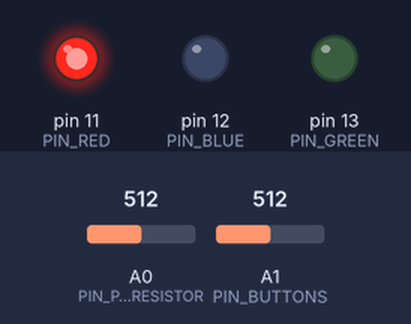
The sketch below on a simulated Arduino Uno, built with avr-gcc and run on an emulated ATmega328P. Shown: output pins drawn as LEDs (lit = HIGH). Inputs (shaded band) come from the test bench; at power-on: A0 (PIN_PHOTORESISTOR) = 512, A1 (PIN_BUTTONS) = 512.

Above: at 1.2 s.
1.3 s: A0 (PIN_PHOTORESISTOR) set to 502
2.8 s: A0 (PIN_PHOTORESISTOR) set to 474
At 3.6 s:
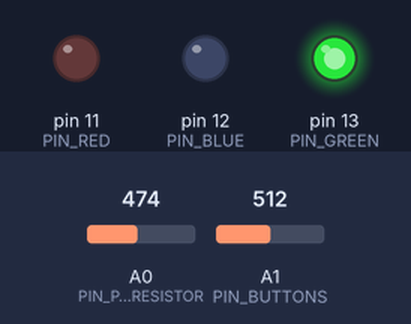
4.3 s: A0 (PIN_PHOTORESISTOR) set to 164
5.8 s: A0 (PIN_PHOTORESISTOR) set to 140
At 7.0 s:
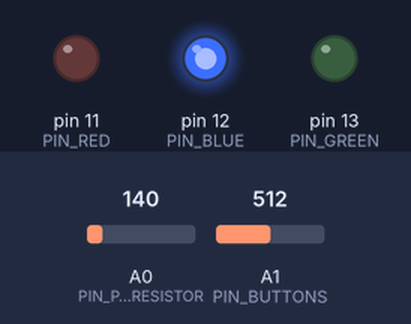
7.3 s: A0 (PIN_PHOTORESISTOR) set to 306
At 8.2 s:
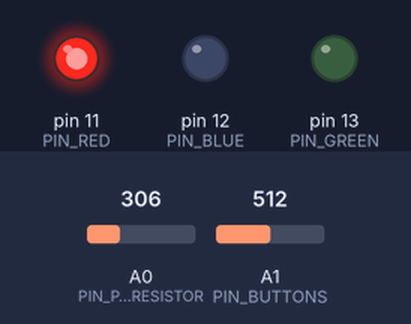
8.8 s: A0 (PIN_PHOTORESISTOR) set to 276
At 9.4 s:
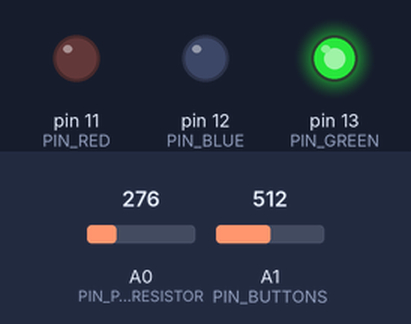
Timing chart, 0 to 11.3 s (numbered marks = the images above; inputs shaded):
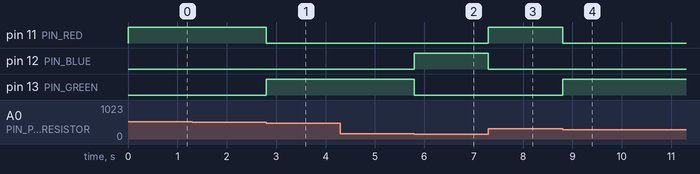

The sketch:

Analog_input_hysteresis.ino
```cpp
/*
 * INF471C - Connected Objects and the Internet of Things (IoT)
 * Arduino basics - Analog input
 * Ilja Tihhanovski
 *
 * Handling analog input using hysteresis to avoid reaction to signal bouncing around threshold.
 */


// Brightness thresholds defaults
#define THR_DARK_DEFAULT 150    // Dark threshold
#define THR_BRIGHT_DEFAULT 410  // Light threshold
#define THR_BORDER 20           // Threshold border for hysteresis

// Pins for LEDs
#define PIN_RED 11
#define PIN_BLUE 12
#define PIN_GREEN 13

#define PIN_PHOTORESISTOR A0
#define PIN_BUTTONS A1


// Uncomment to enable debug output to Serial
//#define DEBUG 1

// Brightness and darkness thresholds
int darkThreshold;
int brightThreshold;

// State memory for dark and bright state
bool isDark = false;
bool isBright = false;


void setup() {
  // Setup pins
  pinMode(PIN_RED, OUTPUT);
  pinMode(PIN_BLUE, OUTPUT);
  pinMode(PIN_GREEN, OUTPUT);

  // Initialize state thresholds
  darkThreshold = THR_DARK_DEFAULT;
  brightThreshold = THR_BRIGHT_DEFAULT;

  // Start debug output
  #ifdef DEBUG
    Serial.begin(9600);
  #endif
}

// Check if and which button is pressed
// returns 't', 'b' for top and bottom button or ' ' if nothing is pressed
char getButtonPressed() {
  int bv = analogRead(PIN_BUTTONS);
  if(bv < 100)
    return 't';
  if(bv > 450 && bv < 550)
    return 'b';
  return ' ';   //assume that nothing is pressed
}

// Method for checking state
// Optimized to being completely impossible to understand
// Arguments:
//  state - reference to state checked
//  brightness - current brightness
//  stateThreshold - threshold compared to brightness
//  thresholdBorder - hysteresis addition to threshold (it is harder to leave the state than to enter the state)
//  comparationSign - '>' or '<'
void checkState(bool &state, int brightness, int stateThreshold, int thresholdBorder, char comparationSign) {
  int sign = (comparationSign == '>' ? -1 : 1);
  state = sign * brightness < (sign * stateThreshold + (state ? thresholdBorder : 0));
}

void loop(){
  // Initialize output values for all three leds to zero
  byte r = LOW;
  byte g = LOW;
  byte b = LOW;

  // Get "brigtness value" from analog input
  int brightness = analogRead(PIN_PHOTORESISTOR);

  // Check bright state
  checkState(isBright, brightness, brightThreshold, THR_BORDER, '>');
  if (isBright)
    r = HIGH;
  else
  {
    checkState(isDark, brightness, darkThreshold, THR_BORDER, '<'); // Bright state has priority over dark, so we check dark state only if we are sure it is not bright
    if (isDark)
      b = HIGH;
    else
      g = HIGH;
  }

  //Switch the leds
  digitalWrite(PIN_RED, r);
  digitalWrite(PIN_GREEN, g);
  digitalWrite(PIN_BLUE, b);

  char button = getButtonPressed();
  if (button == 't')
  {
    //When pressing the TOP button, the current value of the light sensor will be recorded as threshold for the switch between RED and GREEN
    darkThreshold = brightness;
    #ifdef DEBUG
      Serial.print("t pressed ");
    #endif
  }

  if (button == 'b')
  {
    //When pressing the BOTTOM button, the current value of the light sensor will be recorded as threshold for the switch between BLUE and GREEN.
    brightThreshold = brightness;
    #ifdef DEBUG
      Serial.print("b pressed ");
    #endif
  }

  #ifdef DEBUG
    Serial.print("Current brightness ");
    Serial.print(brightness);
    Serial.print("; Dark threshold ");
    Serial.print(darkThreshold);
    Serial.print("; Bright threshold ");
    Serial.println(brightThreshold);
    delay(300);
  #endif
}
```

Measured:
- the behaviour switches between 493 and 492 on A0 (PIN_PHOTORESISTOR) (found by bisection; images 0 and 1)
- the behaviour switches between 150 and 149 on A0 (PIN_PHOTORESISTOR) (found by bisection; images 1 and 2)
- the behaviour switches between 287 and 286 on A0 (PIN_PHOTORESISTOR) (found by bisection; images 3 and 4)
- after the input at 1.3 s, every drawn part: stays the same
- after the input at 2.8 s, pin 11 (PIN_RED): HIGH → LOW at once; pin 13 (PIN_GREEN): LOW → HIGH at once
- after the input at 4.3 s, every drawn part: stays the same
- after the input at 5.8 s, pin 12 (PIN_BLUE): LOW → HIGH at once; pin 13 (PIN_GREEN): HIGH → LOW at once
- after the input at 7.3 s, pin 11 (PIN_RED): LOW → HIGH at once; pin 12 (PIN_BLUE): HIGH → LOW at once
- after the input at 8.8 s, pin 11 (PIN_RED): HIGH → LOW at once; pin 13 (PIN_GREEN): LOW → HIGH at once
